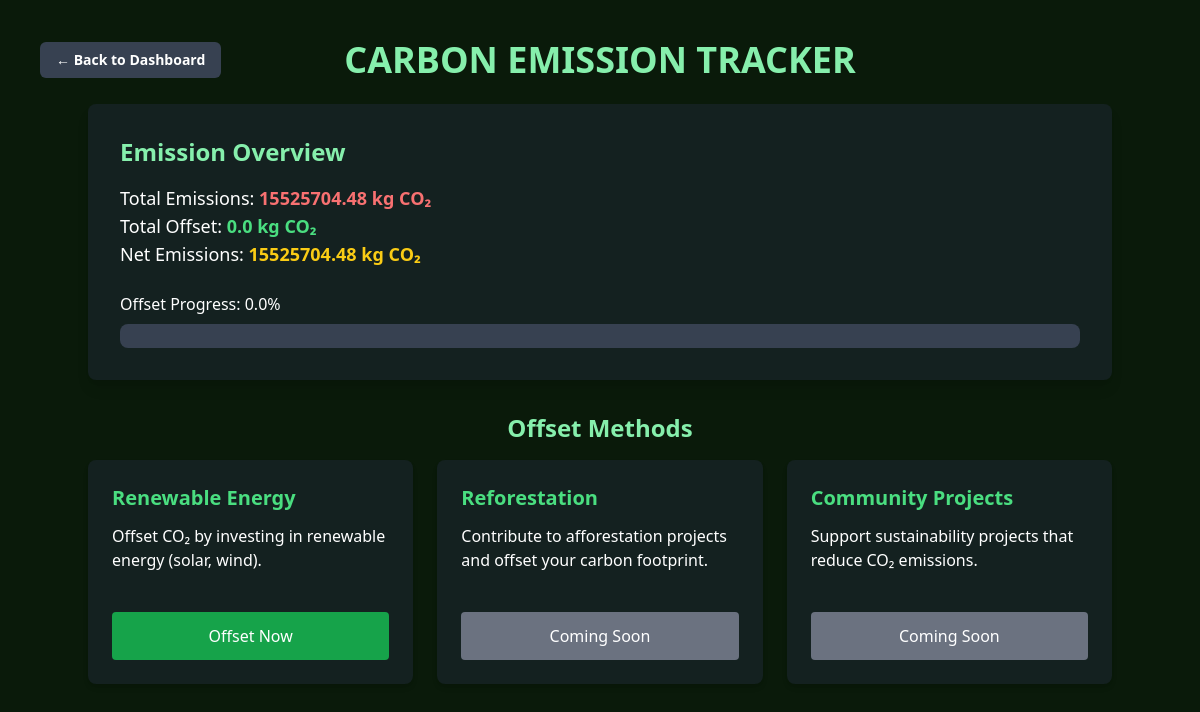
The app's page /offset-emissions (signed in), older data.
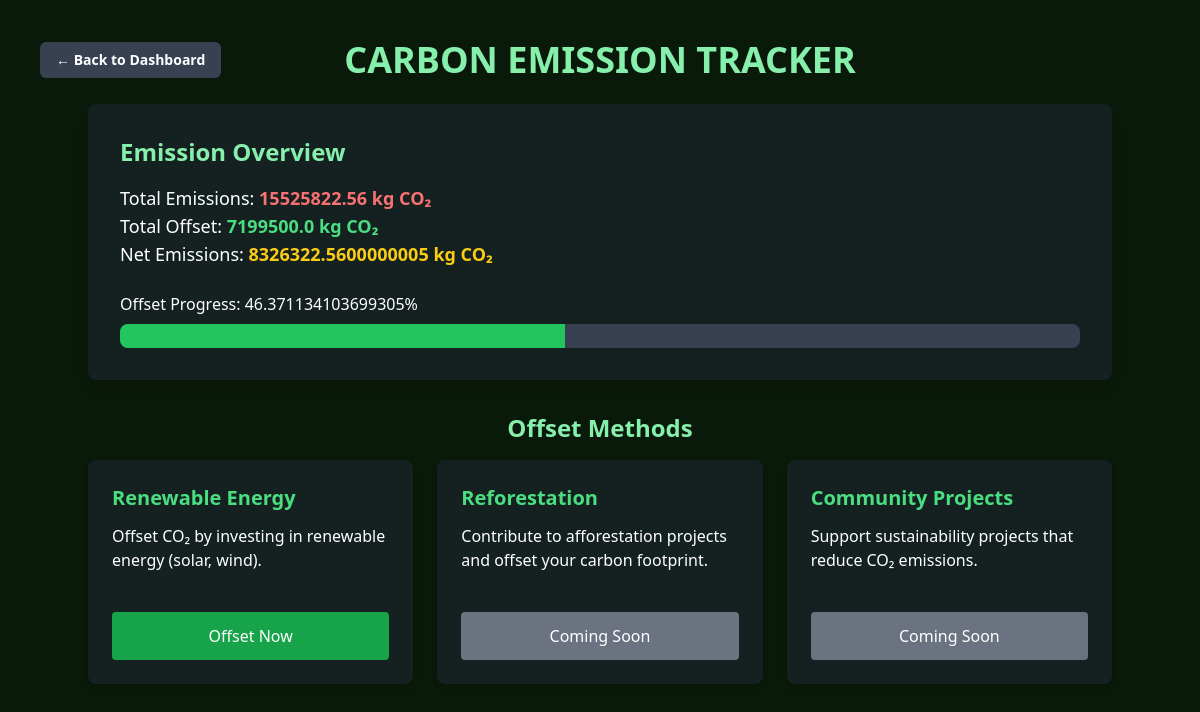
The same page, newer data.
### app.py (models this page shows)
class User(db.Model, UserMixin):
    id = db.Column(db.Integer, primary_key=True)
    name = db.Column(db.String(35), unique=True, nullable=False)
    email = db.Column(db.String(35), unique=True, nullable=False)
    password = db.Column(db.String(200), nullable=False)
    total_emission = db.Column(db.Float, default=0.0)
    green_score = db.Column(db.Float, nullable=False, default=100.0)
    total_offset = db.Column(db.Float, default=0.0)
    net_emission = db.Column(db.Float, default=0.0)
    badges = db.Column(db.String(200), default="")
    def update_emission_and_score(self):
        self.total_offset = sum(offset.amount for offset in self.offsets)
        self.net_emission = max(0, self.total_emission - self.total_offset)
        self.green_score = max(0, 100 - (self.net_emission / 1000) * 100)
        db.session.commit()

### app.py (the view)
@app.route('/offset-emissions')
@login_required
def offset_emissions():
    current_user.update_emission_and_score()
    progress = min(100, (current_user.total_offset / current_user.total_emission) * 100) if current_user.total_emission > 0 else 0
    return render_template('offset-emissions.html',
                           total_emission=current_user.total_emission,
                           total_offset=current_user.total_offset,
                           net_emission=current_user.net_emission,
                           progress=progress)

### app.py (called while the page is built)
@login_manager.user_loader
def load_user(user_id):
    return User.query.get(int(user_id))

### templates/offset-emissions.html (shortened to what this page needs)
<!DOCTYPE html>
<html lang="en">
<head>
    <script src="https://cdn.tailwindcss.com"></script>
</head>
<body class="bg-[#0a1a0a] text-white flex flex-col items-center p-10 min-h-screen">
    <div class="w-full max-w-5xl flex items-center mb-6">
        <a href="/dashboard" class="bg-gray-700 text-white font-bold px-4 py-2 rounded-md hover:bg-gray-900 transition text-sm absolute left-0 ml-10">
            ← Back to Dashboard
        </a>
        <h1 class="text-4xl font-bold text-green-300 uppercase mx-auto">Carbon Emission Tracker</h1>
    </div>
    <div class="bg-gray-800 bg-opacity-50 rounded-lg p-8 mb-8 w-full max-w-5xl shadow-lg">
        <h2 class="text-2xl font-semibold mb-4 text-green-300">Emission Overview</h2>
        <p class="text-lg">Total Emissions: <strong class="text-red-400">{{ total_emission }} kg CO₂</strong></p>
        <p class="text-lg">Total Offset: <strong class="text-green-400">{{ total_offset }} kg CO₂</strong></p>
        <p class="text-lg">Net Emissions: <strong class="text-yellow-400">{{ net_emission }} kg CO₂</strong></p>
        <div class="mt-6">
            <label class="text-md font-medium">Offset Progress: {{ progress }}%</label>
            <div class="w-full h-6 bg-gray-700 rounded-lg mt-2 overflow-hidden">
                <div class="h-full bg-green-500 transition-all duration-500" style="width: {{ progress }}%;"></div>
            </div>
        </div>
    </div>
    <h2 class="text-2xl font-semibold mb-4 text-green-300">Offset Methods</h2>
    <div class="grid grid-cols-3 gap-6 w-full max-w-5xl">
        <div class="bg-gray-800 bg-opacity-50 rounded-lg p-6 shadow-md flex flex-col justify-between h-56">
            <h3 class="text-xl font-semibold text-green-400">Renewable Energy</h3>
            <p class="text-md mt-3">Offset CO₂ by investing in renewable energy (solar, wind).</p>
            <a href="/offset/renewable" class="mt-auto bg-green-600 hover:bg-green-500 text-white py-3 px-5 rounded w-full text-center font-medium">
                Offset Now
            </a>
        </div>
        <div class="bg-gray-800 bg-opacity-50 rounded-lg p-6 shadow-md flex flex-col justify-between h-56">
            <h3 class="text-xl font-semibold text-green-400">Reforestation</h3>
            <p class="text-md mt-3">Contribute to afforestation projects and offset your carbon footprint.</p>
            <a href="/offset/afforestation" class="mt-auto bg-gray-500 text-white py-3 px-5 rounded w-full text-center font-medium cursor-not-allowed">
                Coming Soon
            </a>
        </div>
        <div class="bg-gray-800 bg-opacity-50 rounded-lg p-6 shadow-md flex flex-col justify-between h-56">
            <h3 class="text-xl font-semibold text-green-400">Community Projects</h3>
            <p class="text-md mt-3">Support sustainability projects that reduce CO₂ emissions.</p>
            <a href="/offset/community" class="mt-auto bg-gray-500 text-white py-3 px-5 rounded w-full text-center font-medium cursor-not-allowed">
                Coming Soon
            </a>
        </div>
    </div>
</body>
</html>

Row changes from the older to the newer data that the page shows:
changed User: total_emission "15525704.48" → "15525822.56"; total_offset "0.0" → "7199500.0"; net_emission "15525704.48" → "8326322.5600000005"
Text that changed along with them:
{{ progress }}: "0.0" → "46.371134103699305"
